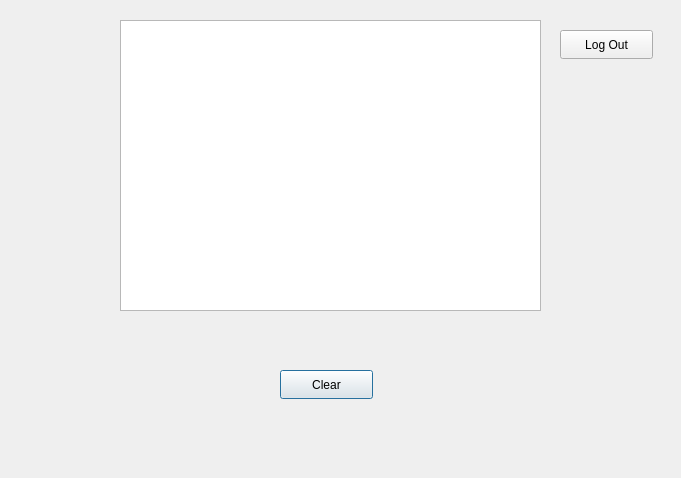
<?xml version="1.0" encoding="UTF-8"?>
<ui version="4.0">
 <class>AdminScreenUI</class>
 <widget class="QDialog" name="AdminScreenUI">
  <property name="geometry">
   <rect>
    <x>0</x>
    <y>0</y>
    <width>681</width>
    <height>478</height>
   </rect>
  </property>
  <property name="windowTitle">
   <string>Dialog</string>
  </property>
  <widget class="QListWidget" name="ordersList">
   <property name="geometry">
    <rect>
     <x>120</x>
     <y>20</y>
     <width>421</width>
     <height>291</height>
    </rect>
   </property>
  </widget>
  <widget class="QPushButton" name="clearOrderButton">
   <property name="geometry">
    <rect>
     <x>280</x>
     <y>370</y>
     <width>93</width>
     <height>29</height>
    </rect>
   </property>
   <property name="text">
    <string>Clear</string>
   </property>
  </widget>
  <widget class="QPushButton" name="logOutButton">
   <property name="geometry">
    <rect>
     <x>560</x>
     <y>30</y>
     <width>93</width>
     <height>29</height>
    </rect>
   </property>
   <property name="text">
    <string>Log Out</string>
   </property>
  </widget>
 </widget>
 <resources/>
 <connections/>
</ui>
